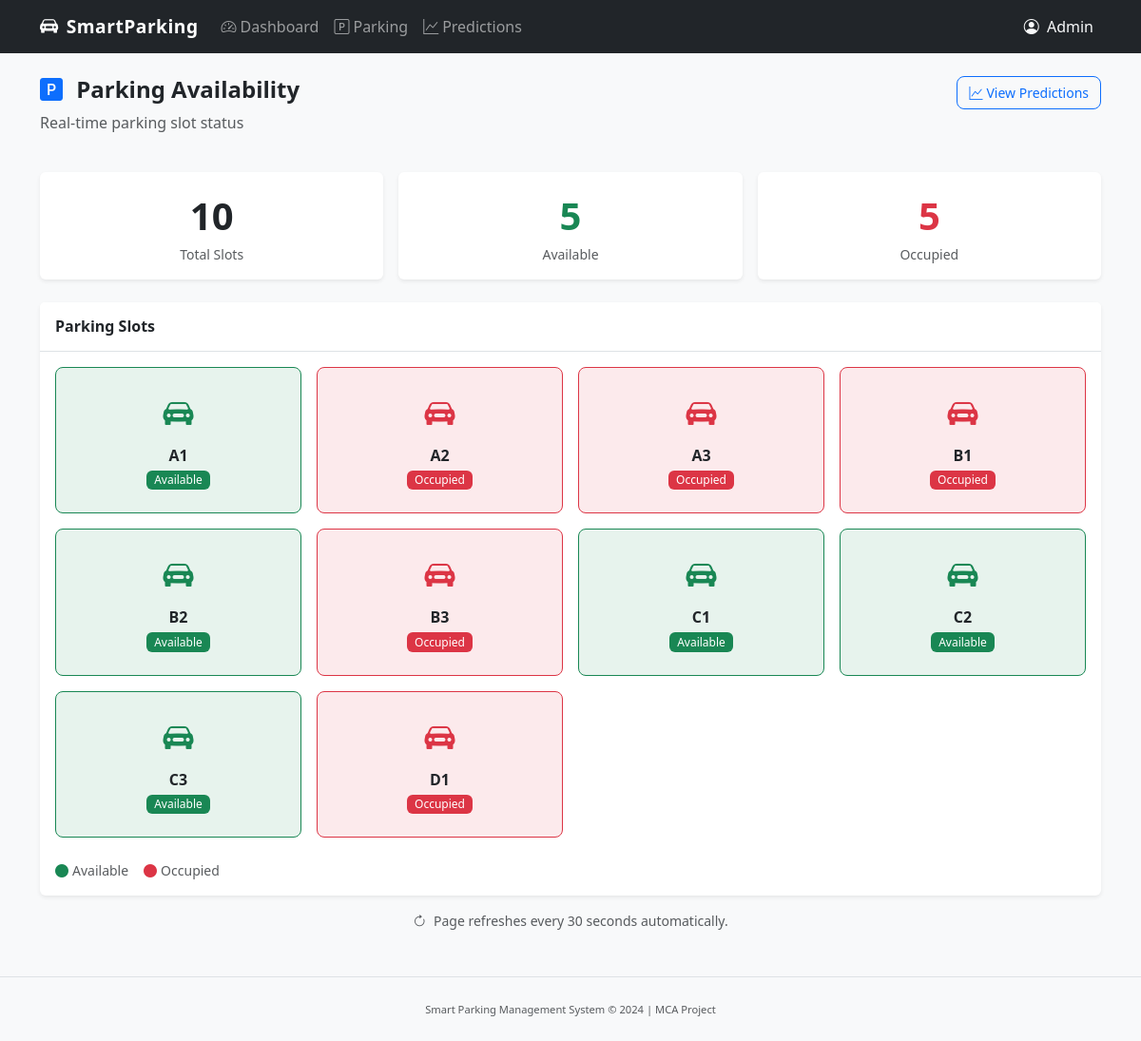
The page /parking on the database as committed earlier.
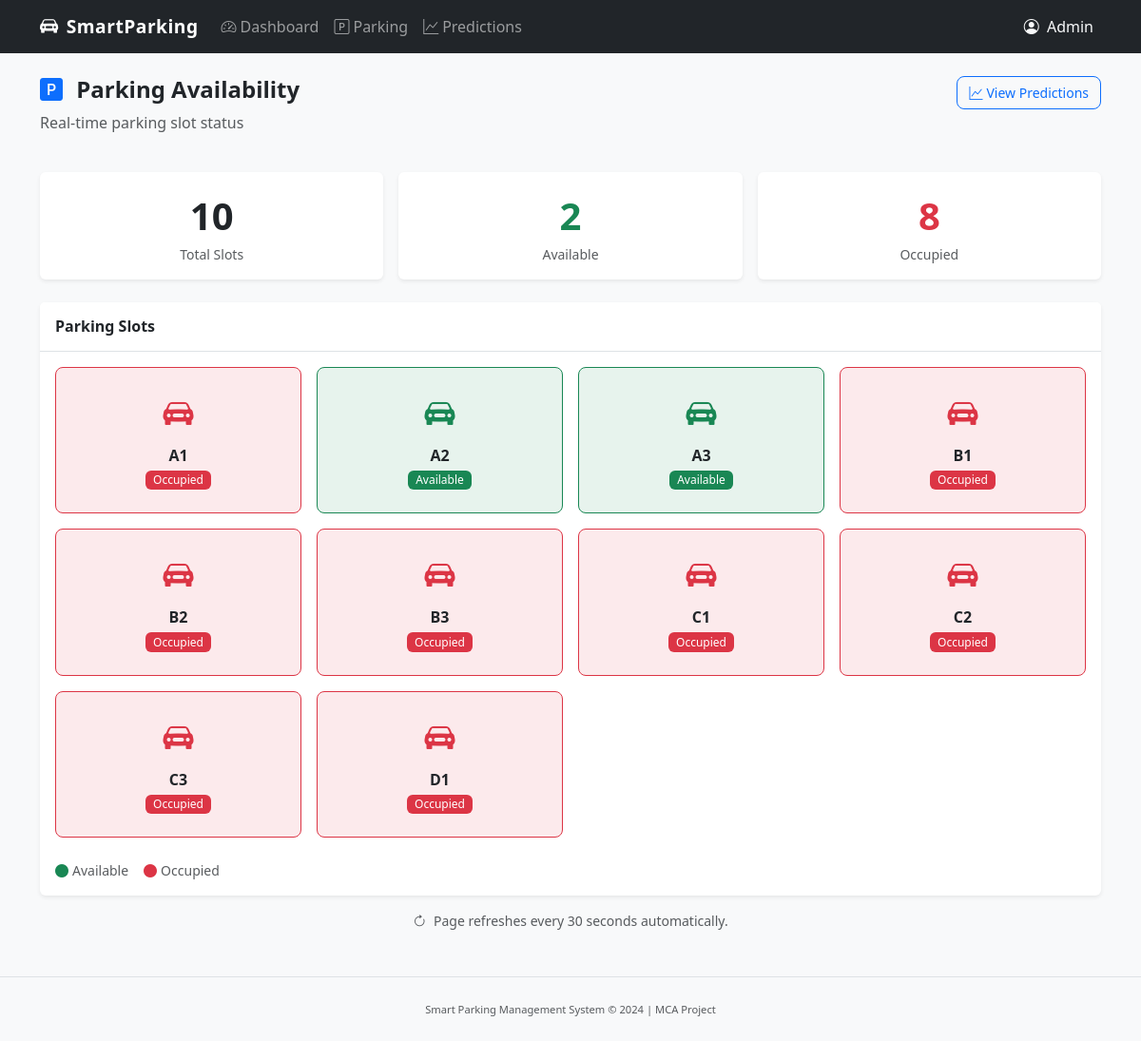
The same page on the database as committed later.
### tables this page shows
CREATE TABLE parking_slots (
            id INTEGER PRIMARY KEY AUTOINCREMENT,
            slot_number TEXT NOT NULL UNIQUE,
            is_occupied INTEGER NOT NULL DEFAULT 0,
            updated_at TIMESTAMP DEFAULT CURRENT_TIMESTAMP
        );

### app.py (the view)
@app.route('/parking')
def user_view():
    slots = get_all_slots()
    stats = get_stats()
    return render_template('user_view.html',
                           slots=slots,
                           stats=stats)

### database.py (called while the page is built)
def get_db():
    conn = sqlite3.connect(DATABASE)
    conn.row_factory = sqlite3.Row
    return conn

def get_all_slots():
    conn = get_db()
    slots = conn.execute(
        'SELECT * FROM parking_slots ORDER BY slot_number'
    ).fetchall()
    conn.close()
    return slots

def get_stats():
    conn = get_db()
    total = conn.execute(
        'SELECT COUNT(*) as count FROM parking_slots'
    ).fetchone()['count']
    occupied = conn.execute(
        'SELECT COUNT(*) as count FROM parking_slots WHERE is_occupied = 1'
    ).fetchone()['count']
    conn.close()
    return {
        'total': total,
        'occupied': occupied,
        'available': total - occupied
    }

### templates/user_view.html (shortened to what this page needs)
{% extends 'base.html' %}
{% block content %}
<div class="row mb-4">
    <div class="col">
        <h4 class="fw-bold">
            <i class="bi bi-p-square-fill me-2 text-primary"></i>
            Parking Availability
        </h4>
        <p class="text-muted">Real-time parking slot status</p>
    </div>
    <div class="col-auto">
        <a href="{{ url_for('prediction_view') }}" class="btn btn-outline-primary">
            <i class="bi bi-graph-up me-1"></i>View Predictions
        </a>
    </div>
</div>
<div class="row g-3 mb-4">
    <div class="col-md-4">
        <div class="card border-0 shadow-sm text-center p-3">
            <div class="fs-1 fw-bold text-dark">{{ stats.total }}</div>
            <div class="text-muted small">Total Slots</div>
        </div>
    </div>
    <div class="col-md-4">
        <div class="card border-0 shadow-sm text-center p-3">
            <div class="fs-1 fw-bold text-success">{{ stats.available }}</div>
            <div class="text-muted small">Available</div>
        </div>
    </div>
    <div class="col-md-4">
        <div class="card border-0 shadow-sm text-center p-3">
            <div class="fs-1 fw-bold text-danger">{{ stats.occupied }}</div>
            <div class="text-muted small">Occupied</div>
        </div>
    </div>
</div>
<div class="card border-0 shadow-sm">
    <div class="card-header bg-white border-bottom py-3">
        <h6 class="mb-0 fw-semibold">Parking Slots</h6>
    </div>
    <div class="card-body">
        <div class="row g-3">
            {% for slot in slots %}
            <div class="col-6 col-md-4 col-lg-3">
                <div class="parking-slot text-center p-4 rounded-3
                    {% if slot.is_occupied %}
                        bg-danger bg-opacity-10 border border-danger
                    {% else %}
                        bg-success bg-opacity-10 border border-success
                    {% endif %}">
                    <i class="bi bi-car-front-fill fs-2
                        {% if slot.is_occupied %}text-danger{% else %}text-success{% endif %}">
                    </i>
                    <div class="fw-bold mt-2">{{ slot.slot_number }}</div>
                    <span class="badge mt-1
                        {% if slot.is_occupied %}bg-danger{% else %}bg-success{% endif %}">
                        {% if slot.is_occupied %}Occupied{% else %}Available{% endif %}
                    </span>
                </div>
            </div>
            {% endfor %}
        </div>
        <div class="mt-4 d-flex gap-3 small text-muted">
            <span>
                <i class="bi bi-circle-fill text-success me-1"></i>Available
            </span>
            <span>
                <i class="bi bi-circle-fill text-danger me-1"></i>Occupied
            </span>
        </div>
    </div>
</div>
<div class="text-muted small text-center mt-3">
    <i class="bi bi-arrow-clockwise me-1"></i>
    Page refreshes every 30 seconds automatically.
</div>
{% endblock %}

### templates/base.html (shortened to what this page needs)
<!DOCTYPE html>
<html lang="en">
<head>
    <link href="https://cdn.jsdelivr.net/npm/bootstrap@5.3.0/dist/css/bootstrap.min.css" rel="stylesheet">
    <link href="https://cdn.jsdelivr.net/npm/bootstrap-icons@1.10.5/font/bootstrap-icons.css" rel="stylesheet">
    <link href="{{ url_for('static', filename='css/style.css') }}" rel="stylesheet">
</head>
<body>
<nav class="navbar navbar-expand-lg navbar-dark bg-dark">
    <div class="container">
        <a class="navbar-brand fw-bold" href="/">
            <i class="bi bi-car-front-fill me-2"></i>SmartParking
        </a>
        <div class="collapse navbar-collapse" id="navbarNav">
            <ul class="navbar-nav me-auto">
                <li class="nav-item">
                    <a class="nav-link" href="{{ url_for('dashboard') }}">
                        <i class="bi bi-speedometer2 me-1"></i>Dashboard
                    </a>
                </li>
                <li class="nav-item">
                    <a class="nav-link" href="{{ url_for('user_view') }}">
                        <i class="bi bi-p-square me-1"></i>Parking
                    </a>
                </li>
                <li class="nav-item">
                    <a class="nav-link" href="{{ url_for('prediction_view') }}">
                        <i class="bi bi-graph-up me-1"></i>Predictions
                    </a>
                </li>
            </ul>
            <ul class="navbar-nav">
                <li class="nav-item">
                    <span class="nav-link text-light">
                        <i class="bi bi-person-circle me-1"></i>
                        Admin
                    </span>
                </li>
            </ul>
        </div>
    </div>
</nav>
<main class="container my-4">
    {% block content %}{% endblock %}
</main>
<footer class="text-center text-muted py-4 mt-5 border-top">
    <small>
        Smart Parking Management System &copy; 2024 | MCA Project
    </small>
</footer>
</body>
</html>

### static/css/style.css (style rules this page uses)
body { background-color: #f8f9fa; font-family: 'Segoe UI', sans-serif; }
.navbar-brand { font-size: 1.2rem; letter-spacing: 0.5px; }
.card { transition: box-shadow 0.2s ease; }
.parking-slot { transition: transform 0.2s ease, box-shadow 0.2s ease; cursor: default; min-height: 120px; display: flex; flex-direction: column; align-items: center; justify-content: center; }
.btn { border-radius: 8px; font-size: 0.875rem; }
.badge { font-size: 0.75rem; font-weight: 500; }
footer { font-size: 0.8rem; }

Rows that differ between the two databases and show on the page:
changed parking_slots (number 1 of 10 on the later page): is_occupied "Available" → "Occupied"
changed parking_slots (number 2 of 10 on the later page): is_occupied "Occupied" → "Available"
changed parking_slots (number 3 of 10 on the later page): is_occupied "Occupied" → "Available"
changed parking_slots (number 5 of 10 on the later page): is_occupied "Available" → "Occupied"
changed parking_slots (number 7 of 10 on the later page): is_occupied "Available" → "Occupied"
changed parking_slots (number 8 of 10 on the later page): is_occupied "Available" → "Occupied"
changed parking_slots (number 9 of 10 on the later page): is_occupied "Available" → "Occupied"
Other text that changed with them:
{{ stats.available }}: "5" → "2"
{{ stats.occupied }}: "5" → "8"
